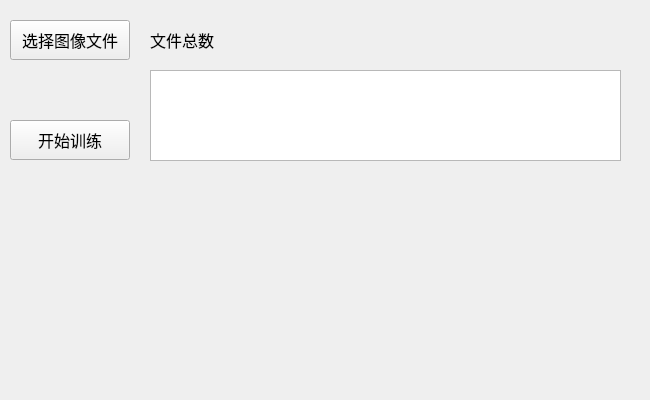
<?xml version="1.0" encoding="UTF-8"?>
<ui version="4.0">
 <class>modelTrainingPageClass</class>
 <widget class="QWidget" name="modelTrainingPageClass">
  <property name="geometry">
   <rect>
    <x>0</x>
    <y>0</y>
    <width>650</width>
    <height>400</height>
   </rect>
  </property>
  <property name="windowTitle">
   <string>modelTrainingPage</string>
  </property>
  <widget class="QPushButton" name="p1">
   <property name="geometry">
    <rect>
     <x>10</x>
     <y>20</y>
     <width>120</width>
     <height>40</height>
    </rect>
   </property>
   <property name="font">
    <font>
     <family>Arial</family>
     <pointsize>12</pointsize>
    </font>
   </property>
   <property name="text">
    <string>选择图像文件</string>
   </property>
  </widget>
  <widget class="QPushButton" name="p2">
   <property name="geometry">
    <rect>
     <x>10</x>
     <y>120</y>
     <width>120</width>
     <height>40</height>
    </rect>
   </property>
   <property name="font">
    <font>
     <family>Arial</family>
     <pointsize>12</pointsize>
    </font>
   </property>
   <property name="text">
    <string>开始训练</string>
   </property>
  </widget>
  <widget class="QLabel" name="sum">
   <property name="geometry">
    <rect>
     <x>290</x>
     <y>20</y>
     <width>120</width>
     <height>40</height>
    </rect>
   </property>
   <property name="font">
    <font>
     <family>Arial</family>
     <pointsize>12</pointsize>
    </font>
   </property>
   <property name="text">
    <string/>
   </property>
  </widget>
  <widget class="QLabel" name="label_1">
   <property name="geometry">
    <rect>
     <x>150</x>
     <y>20</y>
     <width>120</width>
     <height>40</height>
    </rect>
   </property>
   <property name="font">
    <font>
     <family>Arial</family>
     <pointsize>12</pointsize>
    </font>
   </property>
   <property name="text">
    <string>文件总数</string>
   </property>
  </widget>
  <widget class="QTableView" name="tableView">
   <property name="geometry">
    <rect>
     <x>150</x>
     <y>70</y>
     <width>471</width>
     <height>91</height>
    </rect>
   </property>
  </widget>
 </widget>
 <layoutdefault spacing="6" margin="11"/>
 <resources/>
 <connections/>
</ui>
